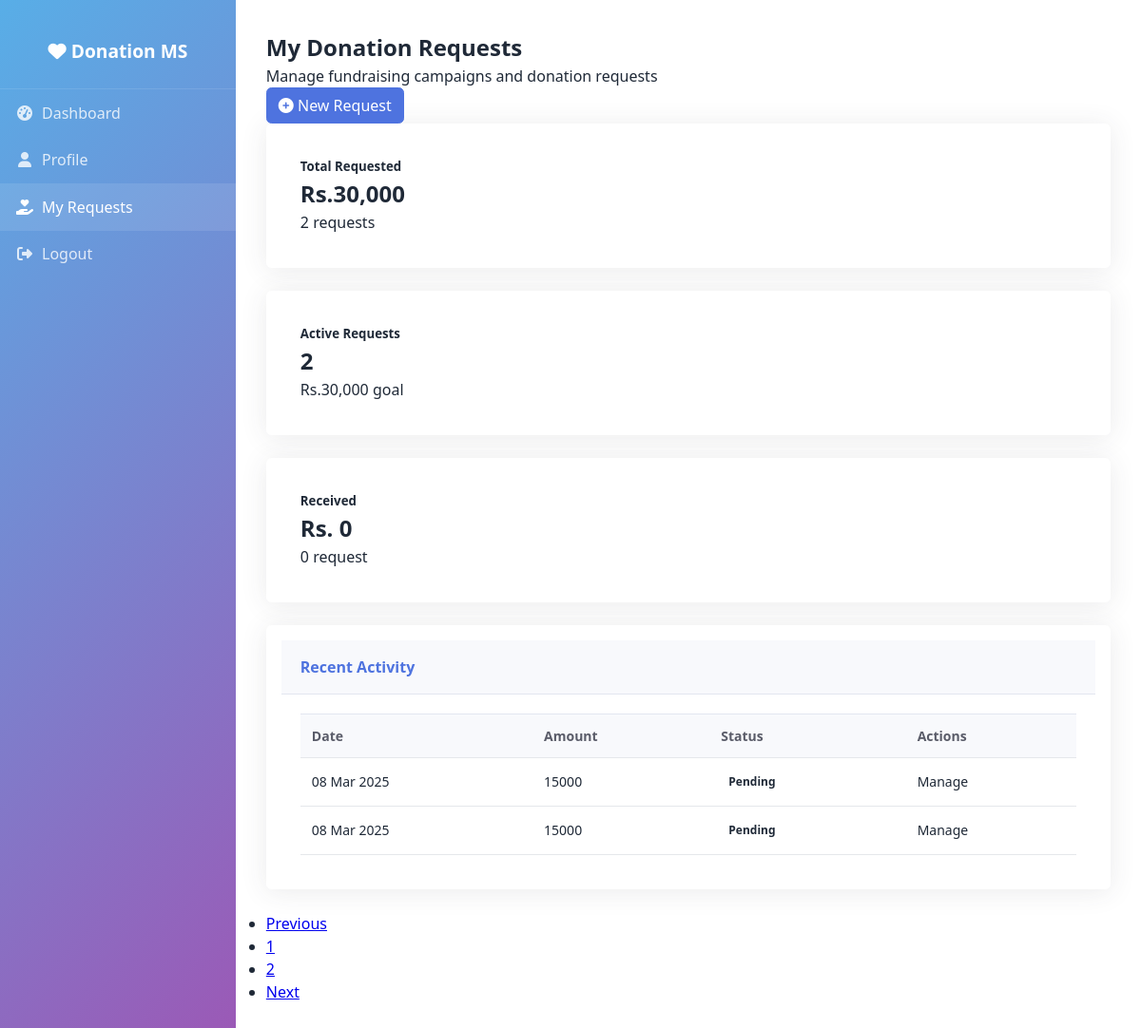
Screenshot of /requests/ (signed in) with the database file from the repository.
### UserManagement/models.py (models this page shows, shortened)
class DonationRequest(models.Model):
    STATUS_CHOICES = [
        ('pending','Pending'),
        ('completed','Completed')
    ]
    receiver = models.ForeignKey(Beneficiary,on_delete=models.CASCADE,related_name='donation_request')
    title = models.CharField(max_length=64)
    status = models.CharField(max_length=20,choices=STATUS_CHOICES,default='pending')
    requestedAmount = models.IntegerField()
    description = models.TextField()
    requested_date = models.DateField(auto_now_add=True)

### DashboardAnalytics/views.py (the view, shortened to what this page needs)
# urls.py: path('requests/',views.my_requests,name='requests'),
@login_required(login_url='user/login/')
def my_requests(request):
    total_req_amount = DonationRequest.objects.filter(receiver=request.user.beneficiary).aggregate(Sum('requestedAmount'),Count('requestedAmount'))
    active_request = DonationRequest.objects.filter(receiver=request.user.beneficiary,status='pending').aggregate(Sum('requestedAmount'),Count('requestedAmount'))
    request_received = DonationRequest.objects.filter(receiver=request.user.beneficiary,status='completed').aggregate(Sum('requestedAmount'),Count('requestedAmount'))
    receiver = Beneficiary.objects.get(user=request.user)
    donations = DonationRequest.objects.filter(receiver=receiver)
    return render(request,'my_request.html',context={
                'no_of_req':total_req_amount['requestedAmount__count'],
                'total_req_amount':total_req_amount['requestedAmount__sum'],
                'no_of_active_req':active_request['requestedAmount__count'],
                'active_req_amount':active_request['requestedAmount__sum'],
                'no_of_req_received':request_received['requestedAmount__count'],
                'received_amount':request_received['requestedAmount__sum'],
                'donations':donations,
                'request_form': RequestForm(),
            })

### DashboardAnalytics/templatetags/custom_tags.py (called while the page is built)
@register.simple_tag
def is_active(request,url_name):
    match = resolve(request.path_info)
    return 'active' if match.url_name == url_name else ''

@register.filter(name='manage_status')
def manage_status(status):
    return 'Details' if status == 'completed' else 'Manage'

@register.filter(name='plural')
def plural(word,number):
    return (word + "s") if number > 1 else word

### DashboardAnalytics/templates/my_request.html (shortened to what this page needs)
{% extends "dashboardBase.html" %}
{% load custom_tags %}
{% load humanize %}
{% block link-css %}
{% load static %}
    <link rel="stylesheet" href="{% static 'css/dashboard.css' %}">
    <link rel="stylesheet" href="{% static 'css/sidebar.css' %}">
    <link rel="stylesheet" href="{% static 'css/donationform.css' %}">
{% endblock %}
{% block main-content %}
<div class="container">
    <div class="row mb-4">
      <div class="col">
        <h2>My Donation Requests</h2>
        <p>Manage fundraising campaigns and donation requests</p>
      </div>
      <div class="col-auto">
        <button class="btn btn-primary" onclick="openForm()">
          <i class="fas fa-plus-circle"></i> New Request
        </button>
      </div>
    </div>
    <div class="col-md-3">
      <div class="card">
        <div class="card-body">
          <h5 class="card-title">Total Requested</h5>
          <h2 class="card-text">Rs.{{ total_req_amount | default:'0' | intcomma }}</h2>
          <p class="text-success">{{ no_of_req | default:'0' }}  {{ 'request' | plural:no_of_req }}</p>
        </div>
      </div>
    </div>
    <div class="row mb-4">
      <div class="col-md-3">
        <div class="card">
          <div class="card-body">
            <h5 class="card-title">Active Requests</h5>
            <h2 class="card-text">{{ no_of_active_req }}</h2>
            <p class="text-primary">Rs.{{ active_req_amount | default:'0' | intcomma }} goal</p>
          </div>
        </div>
      </div>
      <div class="col-md-3">
        <div class="card">
          <div class="card-body">
            <h5 class="card-title">Received</h5>
            <h2 class="card-text">Rs. {{ received_amount | default:'0' | intcomma }} </h2>
            <p class="text-muted">{{ no_of_req_received | default:'0' }} {{ 'request' | plural:no_of_req_received }} </p>
          </div>
        </div>
      </div>
    </div>
    <div class="card">
      <div class="card-header">
        Recent Activity
      </div>
      <div class="card-body">
        <table class="table">
          <thead>
            <tr>
              <th>Date</th>
              <th>Amount</th>
              <th>Status</th>
              <th>Actions</th>
            </tr>
          </thead>
          <tbody>
            {% for donation in donations %}
              <tr>
                <td>{{ donation.requested_date | date:"d M Y" }}</td>
                <td>{{ donation.requestedAmount }}</td>
                <td><span class="badge bg-success">{{ donation.status | capfirst}}</span></td>
                <td>{{ donation.status|manage_status }}</td>
              </tr>
              {% empty %}
                <td>None</td>
                <td>None</td>
                <td>None</td>
                <td>None</td>
            {% endfor %}
          </tbody>
        </table>
      </div>
    </div>
     <nav class="mt-3">
      <ul class="pagination justify-content-center">
        <li class="page-item disabled">
          <a class="page-link" href="#" tabindex="-1">Previous</a>
        </li>
        <li class="page-item active"><a class="page-link" href="#">1</a></li>
        <li class="page-item"><a class="page-link" href="#">2</a></li>
        <li class="page-item">
          <a class="page-link" href="#">Next</a>
        </li>
      </ul>
    </nav>
</div>
{% endblock %}

### static/css/dashboard.css (style rules this page uses)
body { color: #1f2937; line-height: 1.5; font-family: Arial, sans-serif; }
.container { margin: 0 auto; padding: 2rem; overflow: auto; }
.card { background-color: white; border-radius: 0.5rem; box-shadow: 0 1px 3px rgba(0, 0, 0, 0.1); padding: 1rem; }
@media (min-width: 768px) { .container { width: 80%; } }
table { width: 100%; border-collapse: collapse; }
th { text-align: left; font-size: 0.875rem; font-weight: 500; color: #6b7280; padding: 0.75rem 1rem; border-bottom: 1px solid #e5e7eb; }
td { padding: 0.75rem 1rem; border-bottom: 1px solid #e5e7eb; font-size: 0.875rem; }

### static/css/sidebar.css (style rules this page uses)
* { margin: 0; padding: 0; box-sizing: border-box; font-family: 'Segoe UI', Tahoma, Geneva, Verdana, sans-serif; }
:root { --primary-color: #4e73df; --secondary-color: #858796; --success-color: #1cc88a; --info-color: #36b9cc; --warning-color: #f6c23e; --danger-color: #e74a3b; --light-color: #f8f9fc; --dark-color: #5a5c69; }
.card { width: 100%; background-color: white; border-radius: 0.35rem; box-shadow: 0 0.15rem 1.75rem 0 rgba(58, 59, 69, 0.1); margin-bottom: 1.5rem; }
.card-header { padding: 1rem 1.25rem; border-bottom: 1px solid #e3e6f0; background-color: #f8f9fc; color: #4e73df; font-weight: 700; display: flex; justify-content: space-between; align-items: center; }
.card-body { padding: 1.25rem; }
.btn { display: inline-block; font-weight: 400; color: #858796; text-align: center; vertical-align: middle; background-color: transparent; border: 1px solid transparent; padding: 0.375rem 0.75rem; font-size: 1rem; line-height: 1.5; border-radius: 0.35rem; transition: color 0.15s, background-color 0.15s, border-color 0.15s, box-shadow 0.15s; cursor: pointer; }
.btn-primary { color: #fff; background-color: #4e73df; border-color: #4e73df; }
.table { width: 100%; border-collapse: collapse; }
.table th, .table td { padding: 0.75rem; border-top: 1px solid #e3e6f0; text-align: left; }
.table th { background-color: #f8f9fc; color: #5a5c69; font-weight: 700; }
.badge { display: inline-block; padding: 0.25rem 0.5rem; font-size: 0.75rem; font-weight: 700; border-radius: 0.35rem; }

### rows the page displays
DonationRequest: requested_date "08 Mar 2025", requestedAmount "15000", status "Pending", status|manage_status "Manage"
DonationRequest: requested_date "08 Mar 2025", requestedAmount "15000", status "Pending", status|manage_status "Manage"

### other values shown
{{ total_req_amount | default:'0' | intcomma }} "30,000"
{{ no_of_req | default:'0' }} "2"
{{ 'request' | plural:no_of_req }} "requests"
{{ no_of_active_req }} "2"
{{ active_req_amount | default:'0' | intcomma }} "30,000"
{{ received_amount | default:'0' | intcomma }} "0"
{{ no_of_req_received | default:'0' }} "0"
{{ 'request' | plural:no_of_req_received }} "request"
